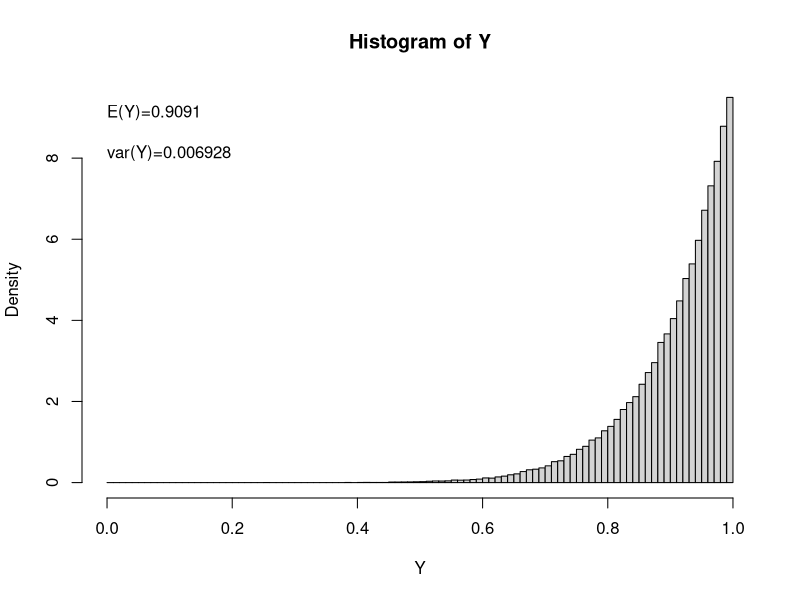
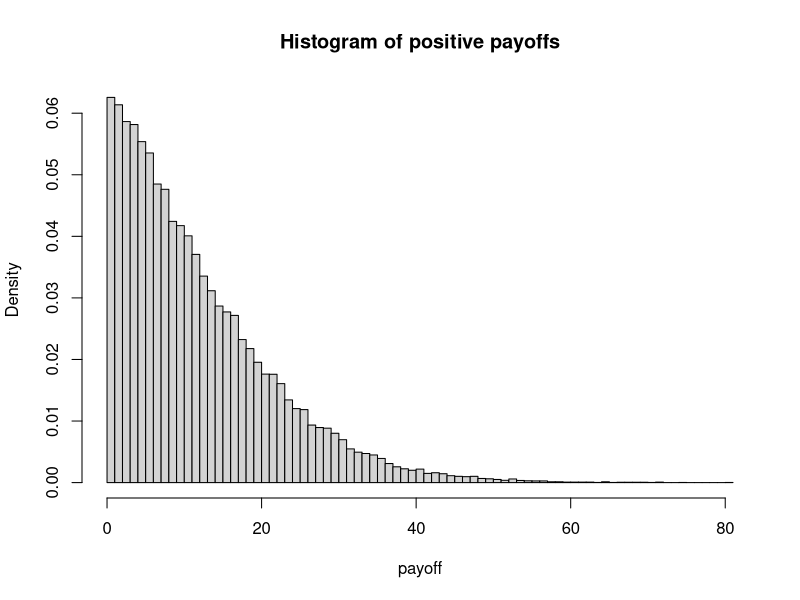
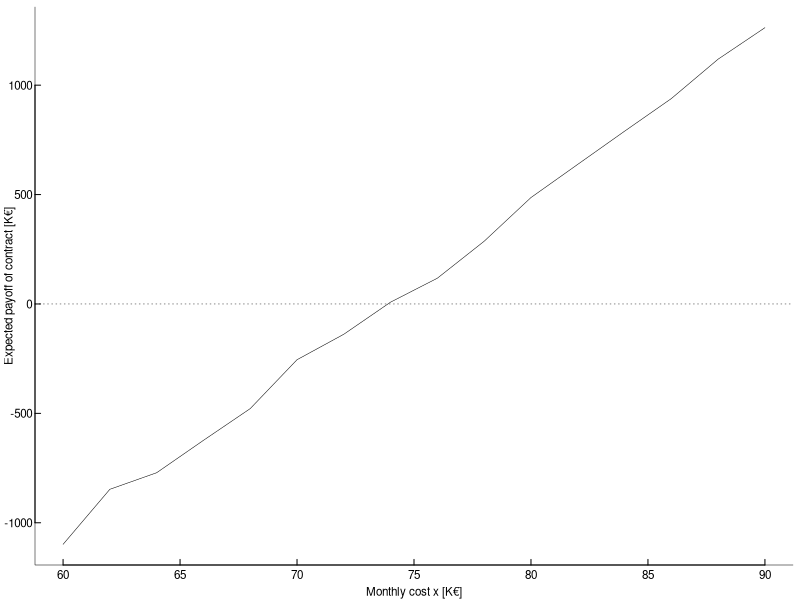
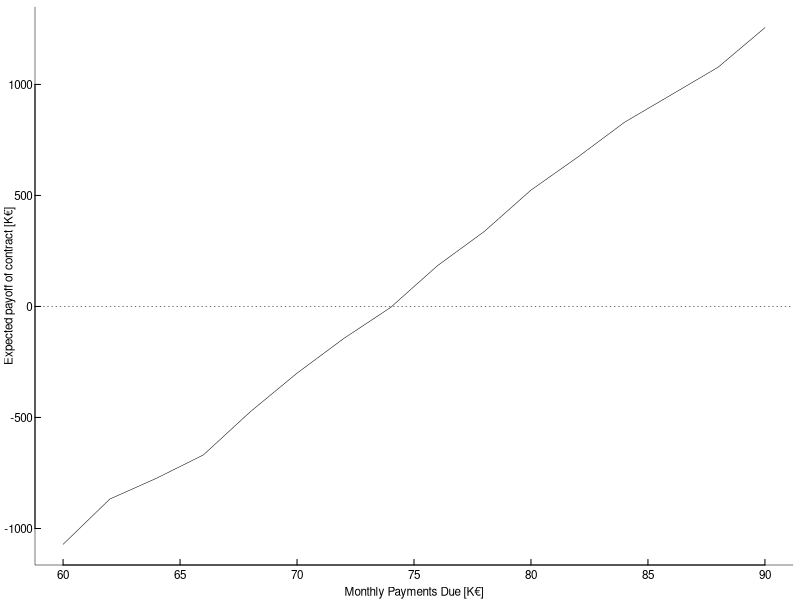

Write R code to recreate these figures, in order.
## ---- chunk 1
R=100000                         # number of Monte Carlo repetitions
n=10                             # number of uniform random variables
Y=rep(0,R)                       # vector to store the maxima
for (r in 1:R) {
  X=runif(n)                     # draw X_1 to X_n from uniform distribution
  Y[r]=max(X)                    # compute maximum of X_1 to X_n for the rth repetition
}
## ---- chunk 2
R=100000
n=10
X=runif(n*R)
dim(X)=c(n,R)
Y=apply(X,2,max)
## ---- chunk 3
R=100000
n=10
Y=replicate(R,max(runif(n)))
## ---- chunk 4
p=mean(Y>0.9)
p
## ---- chunk 5
# plot histogram and print mean and variance
hist(Y,breaks=seq(0,1,length=101),freq=FALSE)
text(0,9*max(Y),paste("E(Y)=",format(mean(Y),digit=4),sep=""),adj=c(0,0))
text(0,8*max(Y),paste("var(Y)=",format(var(Y),digit=4),sep=""),adj=c(0,0))
## ---- chunk 6
N=100000
mu=0.1
sigma=0.2
T=0.5
start_value=100
Strike=110
threshold=120
Z=rnorm(N)
final_value=start_value*exp(mu*T+sigma*sqrt(T)*Z)
call_payoff=ifelse(final_value>Strike,final_value-Strike,0)
ave_payoff=mean(call_payoff)
p_zeropayoff=mean(call_payoff<=0)
p_threshold=mean(call_payoff>threshold)
hist(call_payoff[call_payoff>0],breaks=100,freq=FALSE,main="Histogram of positive payoffs",xlab="payoff")
## ---- chunk 7
simulate_payment <- function(start_value, mu, sigma, T, x, y, z) {
    num_months <- T*12
    returns <- rnorm(num_months,mu,sigma)                 # <1>
    money_received <- 0                                   # <2>
    money_paid <- z                                       # <2>
    portfolio_value <- rep(NA,num_months)                 # <2>
    portfolio_value[1] <- start_value                     # <2>
    for (t in 2:(num_months+1)) {                         # <3>
      gain <- portfolio_value[t-1] * returns[t-1]
      if (gain >= x) {
        left_over_gain <- gain - x
        to_pay <- y / 100 * left_over_gain
        left_over_gain <- left_over_gain - to_pay
        portfolio_value[t] <- portfolio_value[t-1] + left_over_gain
        money_paid <- money_paid + to_pay
      } else {
        money_received <- money_received + min(c(x-gain,x))
        portfolio_value[t] <- portfolio_value[t-1] + min(c(gain,0))
      }
    }
    out <- list(portfolio_value = portfolio_value[num_months+1], 
      money_paid = money_paid, 
      money_received = money_received
    )
    return(out)
}
## ---- chunk 8
start_value <- 10000
mu <- 0.01
sigma <- 0.06
T <- 10
x <- 70
y <- 10
z <- 100
results <- simulate_payment(start_value, mu, sigma, T, x, y, z)
rbind(results)
## ---- chunk 9
expected_payments <- function(n, start_value, mu,sigma, T, x, y, z, seed) {
  if (!missing(seed)) set.seed(seed)    # set seed if provided
  f <- function(i) unlist(simulate_payment(start_value, mu, sigma, T, x, y, z))
  outputs <- sapply(1:n, f, simplify=TRUE)
  mean_outputs <- apply(outputs, 1, mean)
  return(mean_outputs)
}
# example values
mu <- 0.01
sigma <- 0.06
T <- 10
x <- 70
y <- 10
z <- 50 
start_value <- 10000
outputs <- expected_payments(10000,start_value,mu,sigma,T,x,y,z)
outputs
## ---- chunk 10
value_contract <- function(n, xs, start_value, mu, sigma, T, y, z) {
  f <- function(x) c(expected_payments(n,start_value,mu,sigma,T,x,y,z), x = x)
  exp_pay <- sapply(xs, f)
  exp_value <- exp_pay["money_received",] - exp_pay["money_paid",]
  output <- cbind(exp_value, exp_pay["x",])
  colnames(output) <- c("Expected Value", "X")
  return(output)
}

# compute expected gain/loss for range of monthly costs

mu <- 0.01
sigma <- 0.06
T <- 10
y <- 10
z <- 50 
start_value <- 10000
value <- value_contract(10000, seq(60,90, 2), start_value = start_value, T = T, y = y, z = z, mu = mu, sigma = sigma);

# plot a curve showing the expected gain/loss for chosen range of monthly costs

par(mar=c(2.5,2.5,0.5,0.5),mgp=c(1.4,0.2,0),cex=0.7,bty="l",las=1,lwd=0.5,tck=0.01)
plot(value[,"X"], 
     value[,"Expected Value"], 
     type = "l", 
     xlab = "Monthly cost x [K€]", 
     ylab = "Expected payoff of contract [K€]")
abline(h = 0, col = "black", lty = 3)
## ---- chunk 11
simulate_payments <- function(n,start_value, mu, sigma, T, x, y, z) {
  num_months <- T*12
  returns <- rnorm(num_months*n, mu, sigma)       # <1>
  dim(returns)=c(num_months,n)
  money_received <- rep(0,n)                      # <2>
  money_paid <- rep(z,n)                          # <2>
  portfolio_value <- rep(start_value,n)           # <2>
  for (t in 1:num_months) {                       # <3>
    gain <- portfolio_value * returns[t,]
    gtx<-ifelse(gain>x,1,0)
    gtzero<-ifelse(gain>0,1,0)
    left_over_gain <- gtx*(gain - x)
    to_pay <- (y/100)*left_over_gain
    to_receive <- (1-gtx)*(x-gtzero*gain)
    money_paid <- money_paid + to_pay
    money_received <- money_received + to_receive
    portfolio_value <- portfolio_value + left_over_gain-to_pay+(1-gtzero)*gain
  }
  out <- list(
    portfolio_value = portfolio_value, 
    money_paid = money_paid, 
    money_received = money_received
  )
  return(out)
}
## ---- chunk 12
mu <- 0.01
sigma <- 0.06
T <- 10
x <- 70
y <- 10
z <- 50 
start_value <- 10000
S=rep(0,12*T+1)
result=simulate_payments(1,start_value, mu, sigma, T, x, y, z)
output=lapply(result,mean)
output
value_contract <- function(n, xs, start_value, mu, sigma, T, y, z) {
  L=length(xs)
  output=matrix(NA,L,2)
  for (i in 1:L) {
    result=simulate_payments(n,start_value, mu, sigma, T, xs[i], y, z)
    output[i,]=c(mean(result$money_received-result$money_paid),xs[i])
  }
  colnames(output) <- c("Expected Value", "X")
  return(output)
}
# initialize parameter values
mu <- 0.01
sigma <- 0.06
T <- 10
x <- 70
y <- 10
z <- 50 
start_value <- 10000
# range of values for which the expected gain/loss is computed
xs<-seq(60,90, 2) 
value <- value_contract(10000, xs, start_value, mu, sigma, T, y = y, z = z);

par(mar=c(2.5,2.5,0.5,0.5),mgp=c(1.4,0.2,0),cex=0.7,bty="l",las=1,lwd=0.5,tck=0.01)
plot(value[,"X"], 
     value[,"Expected Value"], 
     type = "l", 
     xlab = "Monthly Payments Due [K€]", 
     ylab = "Expected payoff of contract [K€]")
abline(h = 0, col = "black", lty = 3)
